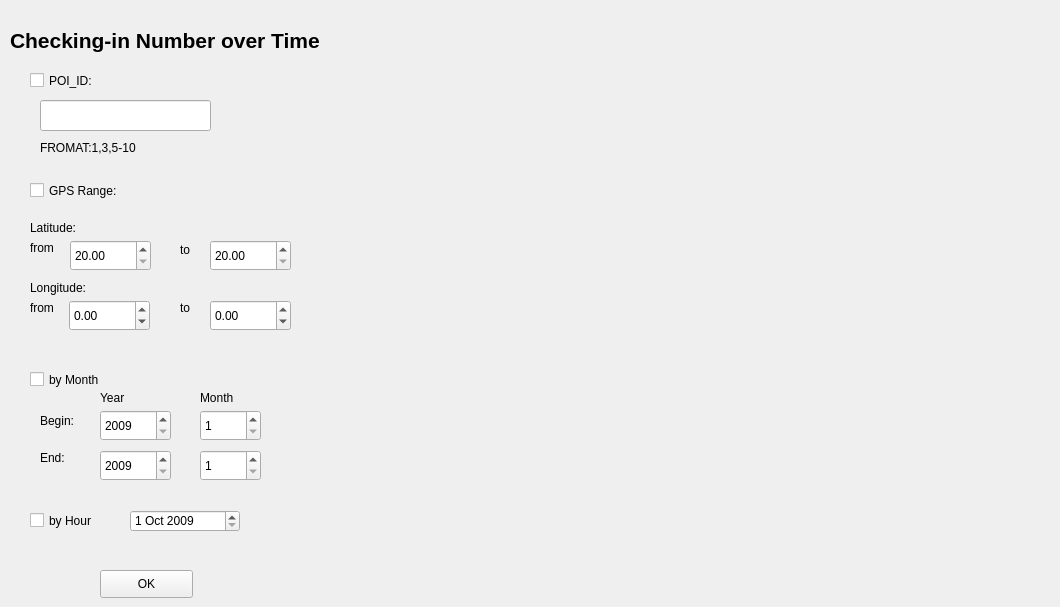
      <widget class="QWidget" name="tab_3">
       <attribute name="title">
        <string>Checking-in Number</string>
       </attribute>
       <widget class="QSpinBox" name="tab3_syear">
        <property name="geometry">
         <rect>
          <x>100</x>
          <y>410</y>
          <width>71</width>
          <height>31</height>
         </rect>
        </property>
        <property name="minimum">
         <number>2009</number>
        </property>
        <property name="maximum">
         <number>2010</number>
        </property>
       </widget>
       <widget class="QSpinBox" name="tab3_smonth">
        <property name="geometry">
         <rect>
          <x>200</x>
          <y>410</y>
          <width>61</width>
          <height>31</height>
         </rect>
        </property>
        <property name="minimum">
         <number>1</number>
        </property>
        <property name="maximum">
         <number>12</number>
        </property>
       </widget>
       <widget class="QSpinBox" name="tab3_eyear">
        <property name="geometry">
         <rect>
          <x>100</x>
          <y>450</y>
          <width>71</width>
          <height>31</height>
         </rect>
        </property>
        <property name="minimum">
         <number>2009</number>
        </property>
        <property name="maximum">
         <number>2010</number>
        </property>
       </widget>
       <widget class="QSpinBox" name="tab3_emonth">
        <property name="geometry">
         <rect>
          <x>200</x>
          <y>450</y>
          <width>61</width>
          <height>31</height>
         </rect>
        </property>
        <property name="minimum">
         <number>1</number>
        </property>
        <property name="maximum">
         <number>12</number>
        </property>
       </widget>
       <widget class="QLabel" name="label_18">
        <property name="geometry">
         <rect>
          <x>40</x>
          <y>410</y>
          <width>72</width>
          <height>21</height>
         </rect>
        </property>
        <property name="text">
         <string>Begin:</string>
        </property>
       </widget>
       <widget class="QLabel" name="label_19">
        <property name="geometry">
         <rect>
          <x>40</x>
          <y>450</y>
          <width>31</width>
          <height>16</height>
         </rect>
        </property>
        <property name="text">
         <string>End:</string>
        </property>
       </widget>
       <widget class="QLabel" name="label_20">
        <property name="geometry">
         <rect>
          <x>100</x>
          <y>390</y>
          <width>72</width>
          <height>15</height>
         </rect>
        </property>
        <property name="text">
         <string>Year</string>
        </property>
       </widget>
       <widget class="QLabel" name="label_21">
        <property name="geometry">
         <rect>
          <x>200</x>
          <y>390</y>
          <width>72</width>
          <height>15</height>
         </rect>
        </property>
        <property name="text">
         <string>Month</string>
        </property>
       </widget>
       <widget class="QCheckBox" name="tab3_POIcheckbox">
        <property name="geometry">
         <rect>
          <x>30</x>
          <y>70</y>
          <width>91</width>
          <height>21</height>
         </rect>
        </property>
        <property name="text">
         <string>POI_ID:</string>
        </property>
       </widget>
       <widget class="QLineEdit" name="tab3_POIinput">
        <property name="geometry">
         <rect>
          <x>40</x>
          <y>100</y>
          <width>171</width>
          <height>31</height>
         </rect>
        </property>
       </widget>
       <widget class="QCheckBox" name="tab3_rangecheckbox">
        <property name="geometry">
         <rect>
          <x>30</x>
          <y>180</y>
          <width>121</width>
          <height>21</height>
         </rect>
        </property>
        <property name="text">
         <string>GPS Range:</string>
        </property>
       </widget>
       <widget class="QDoubleSpinBox" name="tab3_sla">
        <property name="geometry">
         <rect>
          <x>70</x>
          <y>240</y>
          <width>81</width>
          <height>31</height>
         </rect>
        </property>
        <property name="minimum">
         <double>20.000000000000000</double>
        </property>
        <property name="maximum">
         <double>70.000000000000000</double>
        </property>
       </widget>
       <widget class="QDoubleSpinBox" name="tab3_ela">
        <property name="geometry">
         <rect>
          <x>210</x>
          <y>240</y>
          <width>81</width>
          <height>31</height>
         </rect>
        </property>
        <property name="minimum">
         <double>20.000000000000000</double>
        </property>
        <property name="maximum">
         <double>70.000000000000000</double>
        </property>
       </widget>
       <widget class="QDoubleSpinBox" name="tab3_slo">
        <property name="geometry">
         <rect>
          <x>69</x>
          <y>300</y>
          <width>81</width>
          <height>31</height>
         </rect>
        </property>
        <property name="minimum">
         <double>-130.000000000000000</double>
        </property>
        <property name="maximum">
         <double>30.000000000000000</double>
        </property>
       </widget>
       <widget class="QDoubleSpinBox" name="tab3_elo">
        <property name="geometry">
         <rect>
          <x>210</x>
          <y>300</y>
          <width>81</width>
          <height>31</height>
         </rect>
        </property>
        <property name="minimum">
         <double>-130.000000000000000</double>
        </property>
        <property name="maximum">
         <double>30.000000000000000</double>
        </property>
       </widget>
       <widget class="QLabel" name="label_22">
        <property name="geometry">
         <rect>
          <x>30</x>
          <y>220</y>
          <width>131</width>
          <height>16</height>
         </rect>
        </property>
        <property name="text">
         <string>Latitude:</string>
        </property>
       </widget>
       <widget class="QLabel" name="label_23">
        <property name="geometry">
         <rect>
          <x>30</x>
          <y>240</y>
          <width>41</width>
          <height>16</height>
         </rect>
        </property>
        <property name="text">
         <string>from</string>
        </property>
       </widget>
       <widget class="QLabel" name="label_24">
        <property name="geometry">
         <rect>
          <x>180</x>
          <y>240</y>
          <width>20</width>
          <height>20</height>
         </rect>
        </property>
        <property name="text">
         <string>to</string>
        </property>
       </widget>
       <widget class="QLabel" name="label_25">
        <property name="geometry">
         <rect>
          <x>30</x>
          <y>300</y>
          <width>41</width>
          <height>16</height>
         </rect>
        </property>
        <property name="text">
         <string>from</string>
        </property>
       </widget>
       <widget class="QLabel" name="label_26">
        <property name="geometry">
         <rect>
          <x>180</x>
          <y>300</y>
          <width>21</width>
          <height>16</height>
         </rect>
        </property>
        <property name="text">
         <string>to</string>
        </property>
       </widget>
       <widget class="QPushButton" name="tab3_okbutton">
        <property name="geometry">
         <rect>
          <x>100</x>
          <y>570</y>
          <width>93</width>
          <height>28</height>
         </rect>
        </property>
        <property name="text">
         <string>OK</string>
        </property>
       </widget>
       <widget class="QLabel" name="label_27">
        <property name="geometry">
         <rect>
          <x>40</x>
          <y>140</y>
          <width>201</width>
          <height>16</height>
         </rect>
        </property>
        <property name="text">
         <string>FROMAT:1,3,5-10</string>
        </property>
       </widget>
       <widget class="QLabel" name="label_28">
        <property name="geometry">
         <rect>
          <x>30</x>
          <y>280</y>
          <width>91</width>
          <height>16</height>
         </rect>
        </property>
        <property name="text">
         <string>Longitude:</string>
        </property>
       </widget>
       <widget class="QWidget" name="verticalLayoutWidget">
        <property name="geometry">
         <rect>
          <x>330</x>
          <y>90</y>
          <width>721</width>
          <height>471</height>
         </rect>
        </property>
        <layout class="QVBoxLayout" name="linechart"/>
       </widget>
       <widget class="QLabel" name="label_29">
        <property name="geometry">
         <rect>
          <x>10</x>
          <y>0</y>
          <width>631</width>
          <height>81</height>
         </rect>
        </property>
        <property name="text">
         <string>&lt;html&gt;&lt;head/&gt;&lt;body&gt;&lt;p&gt;&lt;span style=&quot; font-size:16pt; font-weight:600;&quot;&gt;Checking-in Number over Time&lt;/span&gt;&lt;/p&gt;&lt;/body&gt;&lt;/html&gt;</string>
        </property>
       </widget>
       <widget class="QCheckBox" name="tab3_monthcheckbox">
        <property name="geometry">
         <rect>
          <x>30</x>
          <y>370</y>
          <width>91</width>
          <height>19</height>
         </rect>
        </property>
        <property name="text">
         <string>by Month</string>
        </property>
       </widget>
       <widget class="QCheckBox" name="tab3_hourcheckbox">
        <property name="geometry">
         <rect>
          <x>30</x>
          <y>510</y>
          <width>91</width>
          <height>21</height>
         </rect>
        </property>
        <property name="text">
         <string>by Hour</string>
        </property>
       </widget>
       <widget class="QDateEdit" name="tab3_dayInput">
        <property name="geometry">
         <rect>
          <x>130</x>
          <y>510</y>
          <width>110</width>
          <height>22</height>
         </rect>
        </property>
        <property name="dateTime">
         <datetime>
          <hour>0</hour>
          <minute>0</minute>
          <second>0</second>
          <year>2009</year>
          <month>10</month>
          <day>1</day>
         </datetime>
        </property>
        <property name="maximumDateTime">
         <datetime>
          <hour>23</hour>
          <minute>59</minute>
          <second>59</second>
          <year>2010</year>
          <month>10</month>
          <day>31</day>
         </datetime>
        </property>
        <property name="minimumDateTime">
         <datetime>
          <hour>0</hour>
          <minute>0</minute>
          <second>0</second>
          <year>2009</year>
          <month>10</month>
          <day>1</day>
         </datetime>
        </property>
       </widget>
      </widget>
